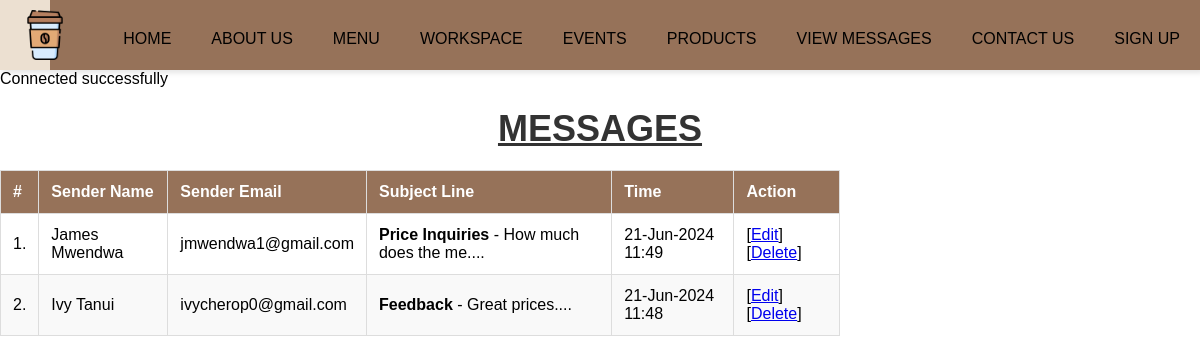
Before: /view_messages.php with the older database file.
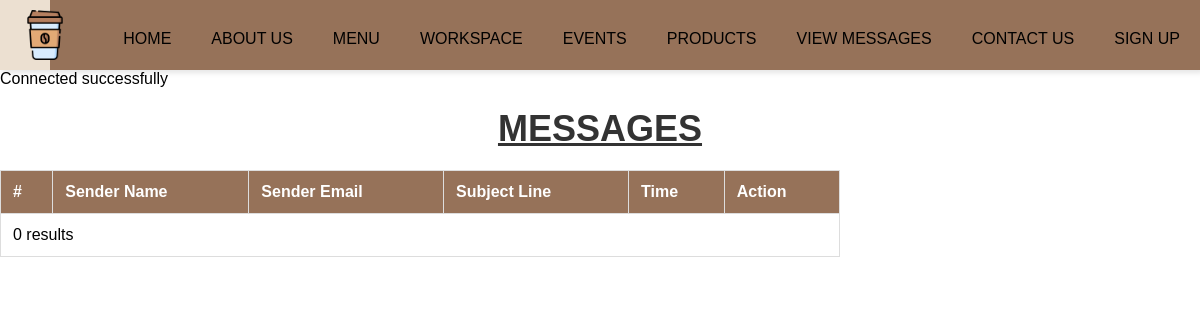
After: the same page with the newer database file.
### tables this page shows
CREATE TABLE `messages` (
  `messageID` bigint(10) NOT NULL,
  `sender_name` varchar(50) NOT NULL DEFAULT '',
  `sender_email` varchar(50) NOT NULL DEFAULT '',
  `subject_line` text DEFAULT NULL,
  `text_message` text DEFAULT NULL,
  `datecreated` datetime DEFAULT current_timestamp(),
  `dateupdated` datetime DEFAULT current_timestamp() ON UPDATE current_timestamp()
);

### view_messages.php (the view, shortened to what this page needs)
<!DOCTYPE html>
<html lang="en">
<head>
    <link rel="stylesheet" href="css/main.css">
    <link rel="stylesheet" href="css/products.css">
</head>
<body>
<?php
include_once("template/nav.php");
require_once("includes/db_connect.php");
$select_msg = "SELECT * FROM messages ORDER BY datecreated DESC";
$sel_msg_res = $conn->query($select_msg);
$en = 0;
?>
<h1>MESSAGES</h1>
<div>
    <table class="product-table">
        <thead>
            <tr>
                <th>#</th>
                <th>Sender Name</th>
                <th>Sender Email</th>
                <th>Subject Line</th>
                <th>Time</th>
                <th>Action</th>
            </tr>
        </thead>
        <tbody>
<?php
if ($sel_msg_res->num_rows > 0) {
    while ($sel_msg_row = $sel_msg_res->fetch_assoc()) {
        $en++;
?>
            <tr>
                <td><?php echo $en; ?>.</td>
                <td><?php echo $sel_msg_row["sender_name"]; ?></td>
                <td><?php echo $sel_msg_row["sender_email"]; ?></td>
                <td><?php echo "<strong>" . $sel_msg_row["subject_line"] . '</strong> - ' . substr($sel_msg_row["text_message"], 0, 20) . '....'; ?></td>
                <td><?php echo date("d-M-Y H:i", strtotime($sel_msg_row["datecreated"])); ?></td>
                <td>[<a href="edit_msg.php?messageID=<?php echo $sel_msg_row["messageID"]; ?>">Edit</a>]
                    [<a href="view_messages.php?DelID=<?php echo $sel_msg_row["messageID"]; ?>"<a href=" "onclick="return confirm('This message will be deleted permanetly.Are you sure?')" >Delete</a>]</td>
            </tr>
<?php
    }
} else {
    echo "<tr><td colspan='6'>0 results</td></tr>";
}
?>
        </tbody>
    </table>
</div>
</body>
</html>

### template/nav.php
<nav>
            <ul>
                <div class="logo">
                    <a href="#"><img src="images/logo.png" alt="logo" class="nav-icon"></a>
                </div>
                <li><a href="home.php">HOME</a></li>
                <li><a href="about.php">ABOUT US</a></li>
                <li><a href="menu.php">MENU</a></li>
                <li><a href="workspace.php">WORKSPACE</a></li>
                <li><a href="events.php">EVENTS</a></li>
                <li><a href="products.php">PRODUCTS</a></li>
                <li><a href="view_messages.php">VIEW MESSAGES</a></li>
                <li><a href="contact.php">CONTACT US</a></li>
                <li><a href="signup.php">SIGN UP</a></li>
            </ul>
        </nav>

### includes/db_connect.php (shortened to what this page needs)
<?php
echo "Connected successfully";
?>

### css/main.css (style rules this page uses)
* { padding: 0; margin: 0; box-sizing: border-box; font-family: Verdana, Geneva, Tahoma, sans-serif; }
nav { background-color: #967259; box-shadow: 3px 3px 5px rgba(0, 0, 0, 0.1); overflow: hidden; position: relative; width: 100%; }
nav ul { list-style: none; display: flex; justify-content: flex-end; align-items: center; padding: 0; margin: 0; }
nav li { height: 30px; }
nav a { padding: 10px 20px; text-decoration: none; color: black; display: flex; align-items: center; }
.logo { height: auto; width: 50px; margin-right: auto; }
.nav-icon { width: 50px; height: auto; vertical-align: middle; display: flex; margin-left: auto; }

### css/products.css (style rules this page uses)
h1 { text-align: center; margin: 20px 0; text-decoration: underline; font-size: 36px; color: #333; }
.product-table { width: 70%; border-collapse: collapse; margin: 20px 0; }
.product-table thead { background-color: #967259; color: white; }
.product-table th, .product-table td { padding: 12px; text-align: left; border: 1px solid #ddd; }
.product-table th { border: 1px solid #ddd; }
.product-table tbody tr:nth-child(even) { background-color: #f9f9f9; }

Changed rows visible on the page:
removed messages: sender_name "James Mwendwa", sender_email "jmwendwa1@gmail.com", subject_line "Price Inquiries", text_message "How much does the me", datecreated "21-Jun-2024 11:49"
removed messages: sender_name "Ivy Tanui", sender_email "ivycherop0@gmail.com", subject_line "Feedback", text_message "Great prices", datecreated "21-Jun-2024 11:48"
Other visible differences:
text now shown: "0 results"
